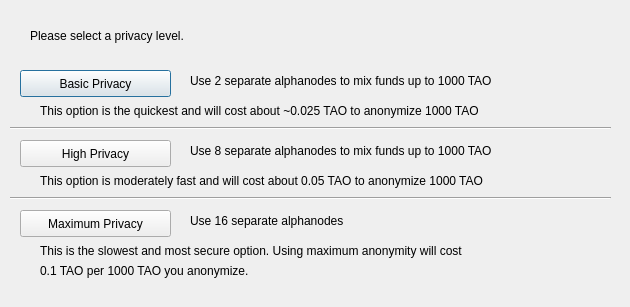
<?xml version="1.0" encoding="UTF-8"?>
<ui version="4.0">
 <class>DarksendConfig</class>
 <widget class="QDialog" name="DarksendConfig">
  <property name="geometry">
   <rect>
    <x>0</x>
    <y>0</y>
    <width>630</width>
    <height>307</height>
   </rect>
  </property>
  <property name="windowTitle">
   <string>Configure AlphaSend</string>
  </property>
  <widget class="QPushButton" name="buttonBasic">
   <property name="geometry">
    <rect>
     <x>20</x>
     <y>70</y>
     <width>151</width>
     <height>27</height>
    </rect>
   </property>
   <property name="text">
    <string>Basic Privacy</string>
   </property>
  </widget>
  <widget class="QPushButton" name="buttonHigh">
   <property name="geometry">
    <rect>
     <x>20</x>
     <y>140</y>
     <width>151</width>
     <height>27</height>
    </rect>
   </property>
   <property name="text">
    <string>High Privacy</string>
   </property>
  </widget>
  <widget class="QPushButton" name="buttonMax">
   <property name="geometry">
    <rect>
     <x>20</x>
     <y>210</y>
     <width>151</width>
     <height>27</height>
    </rect>
   </property>
   <property name="text">
    <string>Maximum Privacy</string>
   </property>
  </widget>
  <widget class="QLabel" name="label">
   <property name="geometry">
    <rect>
     <x>30</x>
     <y>20</y>
     <width>571</width>
     <height>31</height>
    </rect>
   </property>
   <property name="text">
    <string>Please select a privacy level.</string>
   </property>
  </widget>
  <widget class="QLabel" name="label_2">
   <property name="geometry">
    <rect>
     <x>190</x>
     <y>70</y>
     <width>421</width>
     <height>21</height>
    </rect>
   </property>
   <property name="text">
    <string>Use 2 separate alphanodes to mix funds up to 1000 TAO</string>
   </property>
  </widget>
  <widget class="QLabel" name="label_3">
   <property name="geometry">
    <rect>
     <x>190</x>
     <y>140</y>
     <width>411</width>
     <height>21</height>
    </rect>
   </property>
   <property name="text">
    <string>Use 8 separate alphanodes to mix funds up to 1000 TAO</string>
   </property>
  </widget>
  <widget class="QLabel" name="label_4">
   <property name="geometry">
    <rect>
     <x>190</x>
     <y>210</y>
     <width>421</width>
     <height>21</height>
    </rect>
   </property>
   <property name="text">
    <string>Use 16 separate alphanodes</string>
   </property>
  </widget>
  <widget class="QLabel" name="label_6">
   <property name="geometry">
    <rect>
     <x>40</x>
     <y>100</y>
     <width>561</width>
     <height>21</height>
    </rect>
   </property>
   <property name="text">
    <string>This option is the quickest and will cost about ~0.025 TAO to anonymize 1000 TAO</string>
   </property>
  </widget>
  <widget class="QLabel" name="label_7">
   <property name="geometry">
    <rect>
     <x>40</x>
     <y>170</y>
     <width>561</width>
     <height>21</height>
    </rect>
   </property>
   <property name="text">
    <string>This option is moderately fast and will cost about 0.05 TAO to anonymize 1000 TAO</string>
   </property>
  </widget>
  <widget class="QLabel" name="label_8">
   <property name="geometry">
    <rect>
     <x>40</x>
     <y>240</y>
     <width>561</width>
     <height>21</height>
    </rect>
   </property>
   <property name="text">
    <string>This is the slowest and most secure option. Using maximum anonymity will cost</string>
   </property>
  </widget>
  <widget class="QLabel" name="label_9">
   <property name="geometry">
    <rect>
     <x>40</x>
     <y>260</y>
     <width>561</width>
     <height>21</height>
    </rect>
   </property>
   <property name="text">
    <string>0.1 TAO per 1000 TAO you anonymize.</string>
   </property>
  </widget>
  <widget class="Line" name="line">
   <property name="geometry">
    <rect>
     <x>10</x>
     <y>120</y>
     <width>601</width>
     <height>16</height>
    </rect>
   </property>
   <property name="orientation">
    <enum>Qt::Horizontal</enum>
   </property>
  </widget>
  <widget class="Line" name="line_2">
   <property name="geometry">
    <rect>
     <x>10</x>
     <y>190</y>
     <width>601</width>
     <height>16</height>
    </rect>
   </property>
   <property name="orientation">
    <enum>Qt::Horizontal</enum>
   </property>
  </widget>
 </widget>
 <resources/>
 <connections/>
</ui>
